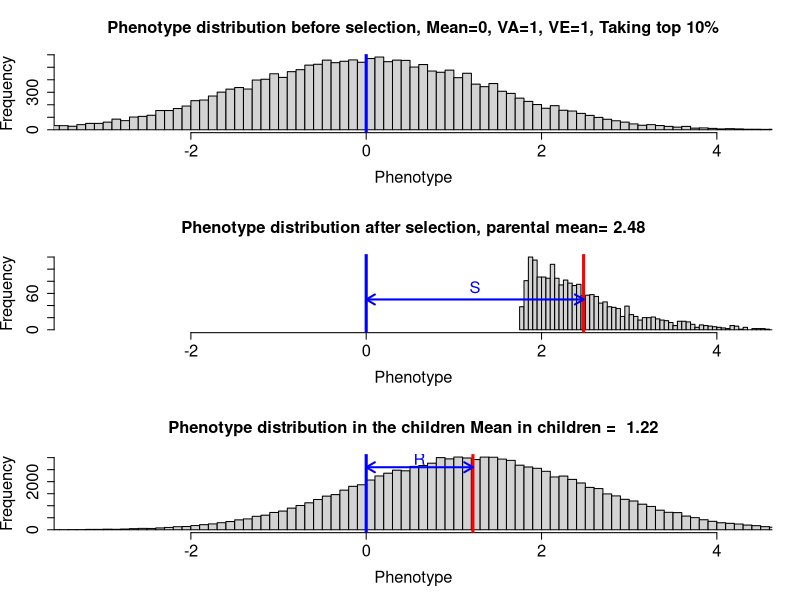
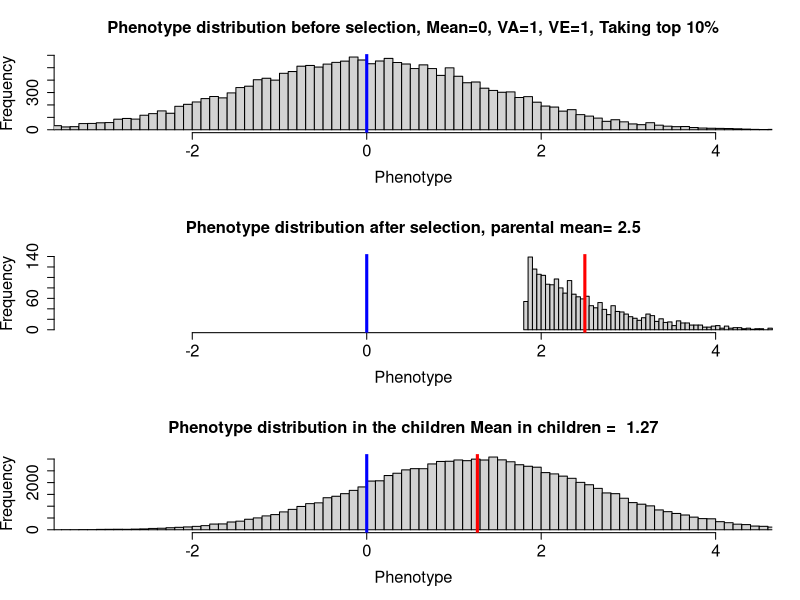
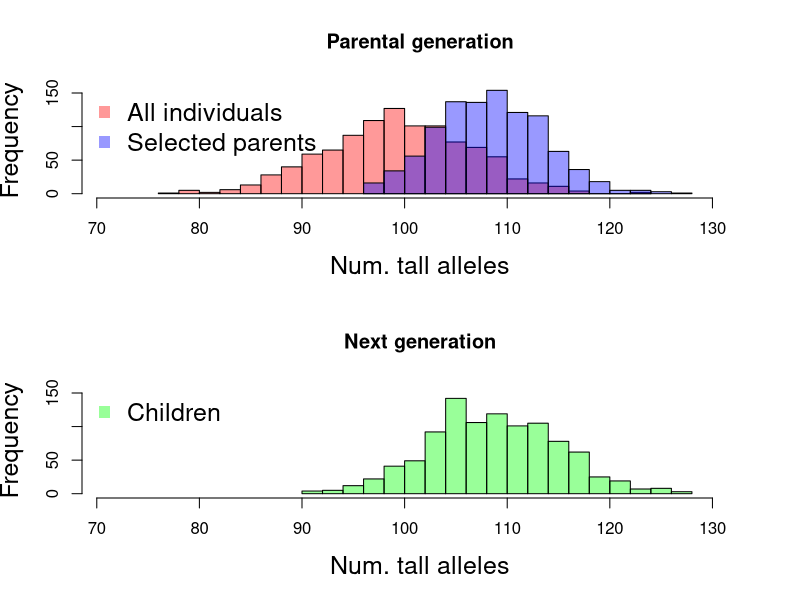

The R source for these figures, in order:


one.gen.sel<-function(L=1000,environ.var,sel,plot.geno=FALSE,add.arrows=FALSE){
##Quantitative genetics sims
allele.freq<-0.5   ###each locus is assumed to have the same allele frequencies. This is just to simplify the coding, in reality these results work when each locus has its own frequency (and the coding wouldn't be too much harder). 
 

Num_inds=10000

##MAKE A MUM
## For each mother, at each locus we draw an allele (either 0 or 1) from the population allele frequency. 
##We do this twice for each mother two represent the two haplotypes in the mother 
mum.hap.1<-replicate(Num_inds, rbinom(L,1,allele.freq) )
mum.hap.2<-replicate(Num_inds, rbinom(L,1,allele.freq) )
##type mum.hap.1[,1] to see the 1st mothers 1st haplotype

##Each mothers genotype at each locus is either 0,1,2
mum.geno<-mum.hap.1+mum.hap.2

additive.genetic<-colSums(mum.geno)
mean.genetic<-mean(additive.genetic)
genetic.var<-sd(additive.genetic)

additive.genetic<-additive.genetic / sd(additive.genetic)
mum.pheno<- additive.genetic + rnorm(Num_inds,sd=sqrt(environ.var))
mum.pheno<-mum.pheno-mean(mum.pheno)



###FAMILIES


##MAKE A DAD (same code as make a mum, only said in a deeper voice)
dad.hap.1<-replicate(Num_inds, rbinom(L,1,allele.freq) )
dad.hap.2<-replicate(Num_inds, rbinom(L,1,allele.freq) )
dad.geno<-dad.hap.1+dad.hap.2


additive.genetic<-colSums(dad.geno)
additive.genetic<-additive.genetic / sd(additive.genetic)
dad.pheno<- additive.genetic + rnorm(Num_inds,sd=sqrt(environ.var))
dad.pheno<-dad.pheno-mean(dad.pheno)

### Make a child
child.geno<-dad.hap.1+mum.hap.1 ##1/2 from mum 1/2 from dad

additive.genetic<-colSums(child.geno)
additive.genetic<-additive.genetic / sd(additive.genetic)
child.pheno<- additive.genetic + rnorm(Num_inds,sd=sqrt(environ.var))
child.pheno<-child.pheno-mean(child.pheno)



 ##Selection of top sel% of individuals
 
top.sel.per.mums<- mum.pheno>quantile(mum.pheno,p=1-sel) 
top.sel.per.dads<- dad.pheno>quantile(dad.pheno,p=1-sel)
 
 
child.geno<-dad.hap.1[,top.sel.per.dads]+mum.hap.1[,top.sel.per.mums] ##1/2 from mum 1/2 from dad

additive.genetic<-(colSums(child.geno)-mean.genetic)
additive.genetic<-additive.genetic/genetic.var
child.pheno<- additive.genetic + rnorm(length(child.geno),sd=sqrt(environ.var))

layout(1:3)
my.lim<-quantile(c(mum.pheno,dad.pheno),p=c(0.01,0.99))
my.lim[2]<-quantile(child.pheno,p=c(0.99))

hist(c(mum.pheno,dad.pheno),breaks=100,xlim=my.lim,xlab="Phenotype",main=paste("Phenotype distribution before selection, Mean=0, VA=1, VE=",environ.var,", Taking top ",round(100*sel),"%",sep=""),cex.axis=1.5,cex.lab=1.5,cex.main=1.5); 
abline(v=0,col="blue",lwd=3)

par.mean<-mean(c(mum.pheno[top.sel.per.mums],dad.pheno[top.sel.per.dads]))
hist(c(mum.pheno[top.sel.per.mums],dad.pheno[top.sel.per.dads]),breaks=100,xlim=my.lim,xlab="Phenotype",main=paste("Phenotype distribution after selection, parental mean=",format(par.mean,dig=3)),cex.axis=1.5,cex.lab=1.5,cex.main=1.5); 
abline(v= par.mean,col="red",lwd=3)
abline(v=0,col="blue",lwd=3)


if(add.arrows){
	arrows(x0=0,x1=par.mean,y0=50,y1=50,col="blue",lwd=2,length=0.1,code=3)
	text(x=par.mean/2, y=70,"S",col="blue",cex=1.5)
}

hist(child.pheno,xlim=my.lim,breaks=100,xlab="Phenotype",main=paste("Phenotype distribution in the children Mean in children = ",format(mean(child.pheno),dig=3)),cex.axis=1.5,cex.lab=1.5,cex.main=1.5); 
abline(v=0,col="blue",lwd=3)
abline(v= mean(child.pheno),col="red",lwd=3)

if(add.arrows){
	arrows(x0=0,x1=mean(child.pheno),y0=2600,y1=2600,col="blue",lwd=2,length=0.1,code=3)
	text(x=mean(child.pheno)/2, y=2950,"R",col="blue",cex=1.5)
}

##Mean phenotype after selection
cat("Selected parental mean",par.mean,"\n")
##Mean child phenotype
cat("Mean in children = ",mean(child.pheno),"\n")

if(plot.geno){
#	quartz()
	layout(1:2)
	sel.dad.genosum<-colSums(dad.geno[,top.sel.per.dads])
	rand.dad.genosum<-colSums(dad.geno[,sample(top.sel.per.dads)])
	hist(rand.dad.genosum,breaks=20,  col = rgb ( 1 , 0 , 0 , 0.4 ),xlim=c(min(rand.dad.genosum)-5,max(sel.dad.genosum)+5),ylim=c(0,160),xlab="Num. tall alleles", main="Parental generation",cex.lab=1.5)
	hist(sel.dad.genosum,breaks=20,  col =rgb ( 0 , 0 , 1 , 0.4 ),add=TRUE)
	legend ( "topleft" , legend = c ( "All individuals" , "Selected parents" ) , pch = 15 , col = c ( rgb ( 1 , 0 , 0 , 0.4 )  , rgb ( 0 , 0 , 1 , 0.4 ) ) , bty = "n" , cex = 1.5 )
	###hist of kids
	hist(colSums(child.geno),breaks=20,  col =rgb ( 0 , 1 , 0 , 0.4 ),xlim=c(min(rand.dad.genosum)-5,max(sel.dad.genosum)+5),ylim=c(0,160),xlab="Num. tall alleles", main="Next generation",cex.lab=1.5)
	legend ( "topleft" , legend = c ( "Children" ) , pch = 15 , col = rgb ( 0 , 1 , 0 , 0.4 ), bty = "n" , cex = 1.5 )
}
}

one.gen.sel(L=100,environ.var=1,sel=0.1,add.arrow=TRUE)
dev.copy2pdf(file="~/Dropbox/Courses/Popgen_teaching_Notes/figures/Response_to_sel/QT3.pdf")
pdf(file="~/Dropbox/Courses/Popgen_teaching_Notes/figures/QT3_w_genosums.pdf")
one.gen.sel(L=100,environ.var=1,sel=0.1,plot.geno=TRUE)
dev.off()

#for(sel in c(0.1,0.4))
#for(environ.var in c(.01,1,50)){
#png(file=paste("One_generation_selection_varg_1_vare_",format(environ.var,dig=1),"sel_",format(sel,dig=1),".png",sep=""))
#one.gen.sel(L=50,environ.var=environ.var,sel=sel) ##high herit.
#dev.off()
#}
